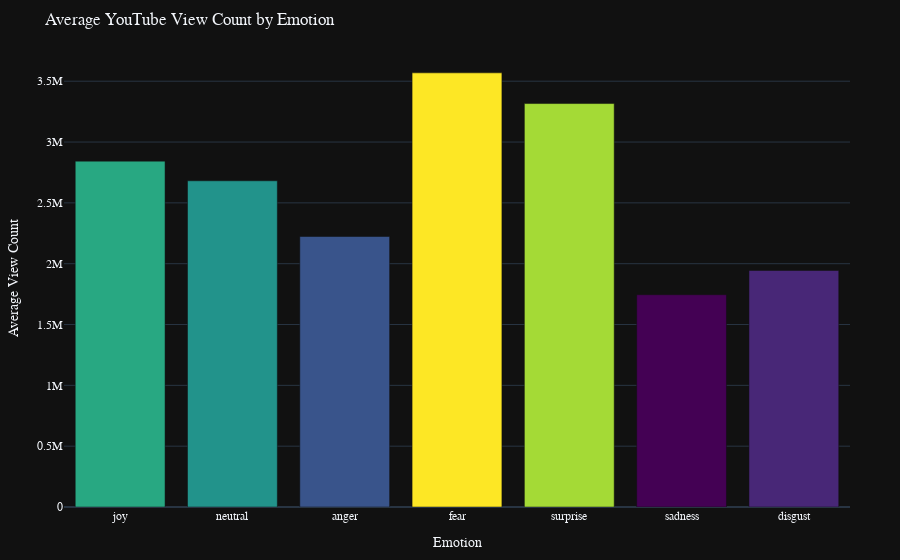

Notebook code cell kept with this figure:
### Code cell
# Assuming 'average_views_by_emotion' is your PySpark DataFrame
emotion_pd_df = average_views_by_emotion.toPandas()

import plotly.graph_objects as go

# Create a bar chart using Plotly
fig = go.Figure(go.Bar(
    x=emotion_pd_df['emotion'],  # Emotion names on the x-axis
    y=emotion_pd_df['avg(view_count)'],  # Average view counts on the y-axis
    marker=dict(
        color=emotion_pd_df['avg(view_count)'],  # Color the bars by average view counts
        colorscale='Viridis'  # Choose a colorscale that visually represents data well
    )
))

# Update the layout for a more customized look
fig.update_layout(
    title='Average YouTube View Count by Emotion',
    xaxis_title='Emotion',
    yaxis_title='Average View Count',
    font=dict(size=12)
)

# Show the figure
fig.show()

# save as html, use cdn
fig.write_html("charts/emotions/mean_views_by_emotion.html", include_plotlyjs='cdn')

### Figure 1 — Plotly figure (JSON) as saved in the notebook; plotly's stock layout.template omitted (floating-point values rounded to 4 significant figures)
{"data": [{"marker": {"color": [2843000.0, 2681000.0, 2224000.0, 3569000.0, 3316000.0, 1745000.0, 1944000.0], "colorscale": [[0, "#440154"], [0.1111, "#482878"], [0.2222, "#3e4989"], [0.3333, "#31688e"], [0.4444, "#26828e"], [0.5556, "#1f9e89"], [0.6667, "#35b779"], [0.7778, "#6ece58"], [0.8889, "#b5de2b"], [1, "#fde725"]]}, "type": "bar", "x": ["joy", "neutral", "anger", "fear", "surprise", "sadness", "disgust"], "y": [2843000.0, 2681000.0, 2224000.0, 3569000.0, 3316000.0, 1745000.0, 1944000.0]}], "layout": {"font": {"size": 12}, "title": {"text": "Average YouTube View Count by Emotion"}, "xaxis": {"title": {"text": "Emotion"}}, "yaxis": {"title": {"text": "Average View Count"}}}}
